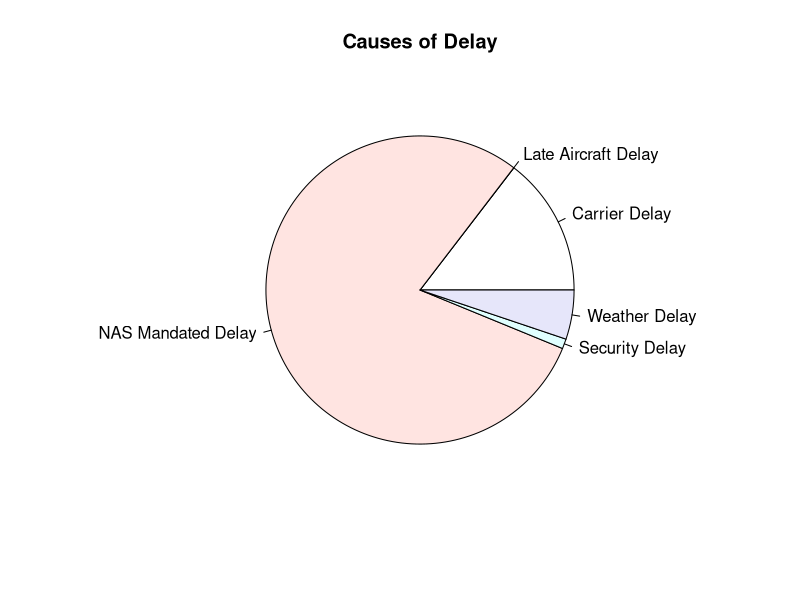

The R source for this figure: (Note: this script raises an error after producing the figure.)
# Script to organize the data created in Python by carrier.

library("ggplot2")
library("scales")
library("reshape2")
graphics.off()

setwd('/Users/mfdupuis/Documents/Kaggle/Python/Flight-Data-Project/')
data <- read.csv('byCarrier.csv')

i <- 1
numFlights = list()
numDelays = list()
numCancels = list()
for (year in 2000:2013){
  for (month in 1:12){
    tempdf <- subset(data, Year == year & Month == month)
    numFlights[i] = sum(tempdf$NumFlights)
    numDelays[i] = sum(tempdf$Delays)
    numCancels[i] = sum(tempdf$Cancelled)
    i = i + 1
  }
}

# Putting all the data in data frames.
temp <- as.numeric(unlist(numFlights))
numDelays <- as.numeric(unlist(numDelays))
numCancels <- as.numeric(unlist(numCancels))

# Make sure to organize the dates as dates in the data frame.
output <- cbind(seq(as.Date("2000-01-01"), as.Date("2013-07-01"), by="month"),temp[1:163], numDelays[1:163], numCancels[1:163])
colnames(output) <- c("Period", "All_Flights", "Delayed", "Cancelled")
output <- data.frame(output)
output$Period <- seq(as.Date("2000-01-01"), as.Date("2013-07-01"), by = "month")

p <- ggplot(output, aes(x = Period, y = All_Flights))
p <- p + geom_line(stat = "identity") + scale_x_date(labels = date_format("%m/%y")) + xlab("Month/Year") + ylab("Number of flights") + labs(title = "Number of Flights from Sep-2000 to Aug-2013") + theme(axis.text=element_text(size=16, face = "bold"), title=element_text(size=16,face="bold")) + scale_y_continuous(labels=comma)
p <- p + geom_vline(xintercept = 11540, color = 'red') + geom_vline(xintercept = 13740, color = 'red') + geom_vline(xintercept = 15000, color = 'blue') + geom_vline(xintercept = 14800, color = 'blue') + geom_vline(xintercept = 15150, color = 'blue') + geom_vline(xintercept = 15370, color = 'blue')

# Plotting delays and cancellation over time.

plotData <- melt(output, id = "Period")
colnames(plotData) <- c("Period", "Status", "Value")
f <- ggplot(data = plotData, aes(x = Period, y = Value, color = Status)) + geom_line()
f <- f + xlab("Month/Year") + ylab("Number of Flights") + labs(title = "Number of Flights, Delays and Cancellations") + theme(axis.text=element_text(size=16, face = "bold"), title=element_text(size=16,face="bold")) + scale_y_continuous(labels=comma) + scale_x_date(labels = date_format("%m/%y"))
f <- f + geom_vline(xintercept = 11540, color = 'red') + geom_vline(xintercept = 13740, color = 'red') + geom_vline(xintercept = 15000, color = 'blue') + geom_vline(xintercept = 14800, color = 'blue') + geom_vline(xintercept = 15150, color = 'blue') + geom_vline(xintercept = 15370, color = 'blue')

# Now we are going to look at the flights by month

i <- 1
numFlightsMonth = list()
numDelaysMonth = list()
numCancelsMonth = list()
for (month in 1:12){
  tempdf <- subset(data, Month == month)
  numFlightsMonth[i] = sum(tempdf$NumFlights)
  numDelaysMonth[i] = sum(tempdf$Delays)
  numCancelsMonth[i] = sum(tempdf$Cancelled)
  i = i + 1
}
numFlightsMonth <- as.numeric(unlist(numFlightsMonth))
numDelaysMonth <- as.numeric(unlist(numDelaysMonth))
numCancelsMonth <- as.numeric(unlist(numCancelsMonth))

monthlyData <- cbind(seq(as.Date("2000-01-01"), as.Date("2000-12-01"), by="month"), numFlightsMonth, numDelaysMonth, numCancelsMonth)
colnames(monthlyData) <- c("Month", "All_Flights", "Delayed", "Cancelled")
monthlyData <- data.frame(monthlyData)
monthlyData$On_Time <- monthlyData$All_Flights - monthlyData$Delayed - monthlyData$Cancelled
monthlyData$Month <- seq(as.Date("2000-01-01"), as.Date("2000-12-01"), by = "month")

monthlyData.m <- melt(monthlyData,id.vars='Month',measure.vars=c('Delayed', 'Cancelled', 'On_Time'))
colnames(monthlyData.m) <- c("Month", "Status", "Value")

nums <- c(13, 13, 13, 13, 13, 13, 13, 13, 13, 12, 12, 12)
c <- ggplot(monthlyData.m) + geom_bar(aes(Month,Value/nums,fill=Status), stat = "identity") + scale_y_continuous(labels = comma) + theme_bw()
c <- c + xlab("Month") + ylab("Average Number of Flights") + labs(title = "Average number of Flights by Month from Jan-2000 to Aug-2013") + theme(axis.text=element_text(size=16, face = "bold"), title=element_text(size=16,face="bold")) + scale_x_date(labels = date_format("%m"))

# The information in the previous graph on the number of delays and cancellations per month isn't particularly interesting if it's not expressed as a percentage.

monthlyData_norm <- monthlyData
monthlyData_norm$Delayed <- monthlyData$Delayed / monthlyData$All_Flights
monthlyData_norm$Cancelled <- monthlyData$Cancelled / monthlyData$All_Flights
monthlyData_norm$All_Flights <- monthlyData$All_Flights / monthlyData$All_Flights

monthlyData_norm$On_Time <- monthlyData_norm$All_Flights - monthlyData_norm$Delayed - monthlyData_norm$Cancelled

monthlyData.m_norm <- melt(monthlyData_norm,id.vars='Month',measure.vars=c('Delayed', 'Cancelled', 'On_Time'))
colnames(monthlyData.m_norm) <- c("Month", "Status", "Value")

q <- ggplot(monthlyData.m_norm) + geom_bar(aes(Month,Value,fill=Status), stat = "identity") + scale_y_continuous(labels = comma) + theme_bw()
q <- q + xlab("Month") + ylab("Delay-to-Flights Ratio") + labs(title = "Flight Status by Ratio by Month from Jan-2000 to Aug-2013") + theme(axis.text=element_text(size=16, face = "bold"), title=element_text(size=16,face="bold")) + scale_x_date(labels = date_format("%m"))


# Now we want to look at the causes for delay

tempdf <- subset(data, Year > 2004)
tempdf <- subset(tempdf, select = -c(CarrierID))
pieData <- colSums(tempdf)
pieData <- pieData[-c(1, 2, 4, 6, 8, 11)]

slices <- pieData
lbls <- c("Carrier Delay", "Late Aircraft Delay", "NAS Mandated Delay", "Security Delay", "Weather Delay")
pie(slices, labels = lbls, main="Causes of Delay")


# Finally, lets look at the delays by carrier

carriers <- levels(data$CarrierID)

i <- 1
delaysByCarrier = list()
flightsByCarrier = list()
cancelsByCarrier = list()
for (carrier in carriers){
  tempdf <- subset(data, CarrierID == carrier & Year > 2004)
  delaysByCarrier[i] = sum(tempdf$Delays)
  flightsByCarrier[i] = sum(tempdf$NumFlights)
  cancelsByCarrier[i] = sum(tempdf$Cancelled)
  i = i + 1
}

delaysByCarrier <- as.numeric(delaysByCarrier)
flightsByCarrier <- as.numeric(flightsByCarrier)
cancelsByCarrier <- as.numeric(cancelsByCarrier)

carrierData <- data.frame(carriers, flightsByCarrier, delaysByCarrier, cancelsByCarrier, stringsAsFactors = FALSE)
carrierData <- carrierData[order(-carrierData[,3]),]
rownames(carrierData) <- 1:nrow(carrierData)

carrierData$carriers <- as.character(carrierData$carriers)
carrierData$carriers <- factor(carrierData$carriers, levels=unique(carrierData$carriers), ordered=TRUE)
carrierData <- carrierData[-24,]
m <- ggplot(carrierData, aes(x = carrierData$carriers, delaysByCarrier))
m <- m + geom_bar(stat = "identity") + scale_y_continuous(labels=comma) + theme(axis.text.x=element_text(angle=70, hjust=1))
m <- m + xlab("Carriers") + ylab("Number of Delayed Flights") + labs(title = "Number of Delayed Flights by Airline from Jan-2000 to Aug-2013") + theme(axis.text=element_text(size=16, face = "bold"), title=element_text(size=16,face="bold"))


# Again, lets look at the same data in terms of frequency per flight to put all airlines on the same playing field

carrierData <- data.frame(carriers, flightsByCarrier, delaysByCarrier, cancelsByCarrier, stringsAsFactors = FALSE)
carrierData$normDelays <- carrierData$delaysByCarrier / carrierData$flightsByCarrier
carrierData <- carrierData[order(-carrierData[,5]),]
rownames(carrierData) <- 1:nrow(carrierData)
carrierData$carriers <- as.character(carrierData$carriers)
carrierData$carriers <- factor(carrierData$carriers, levels=unique(carrierData$carriers), ordered=TRUE)
carrierData <- carrierData[-24,]

n <- ggplot(carrierData, aes(x = carrierData$carriers, normDelays))
n <- n + geom_bar(stat = "identity") + theme(axis.text.x=element_text(angle=70, hjust=1)) + scale_y_continuous(labels=comma) + geom_hline(yintercept = mean(carrierData$normDelays), color = "red")
n <- n + xlab("Carriers") + ylab("Ratio of Delayed Flights") + labs(title = "Delays-to-Flight Ratio by Airline from Jan-2000 to Aug-2013") + theme(axis.text=element_text(size=16, face = "bold"), title=element_text(size=16,face="bold"))
